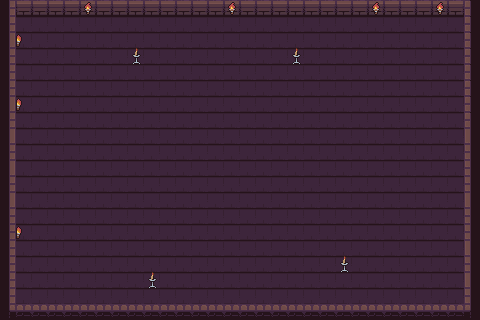

Rendered tile map (Tiled .tmx) drawn with the repository's tilesets; below, a short description and the full map source, tile grids included:
An orthogonal 30x20 tile map with 16x16 px tiles, 3 tile layers (floor, walls, obstacles).

<map version="1.10" tiledversion="1.11.0" orientation="orthogonal" renderorder="right-down" width="30" height="20" tilewidth="16" tileheight="16" infinite="0" nextlayerid="6" nextobjectid="11">
 <tileset firstgid="1" name="Dungeon_Tileset" tilewidth="16" tileheight="16" tilecount="100" columns="10">
  <image source="../character and tileset/Dungeon_Tileset.png" width="160" height="160" />
 </tileset>
 <layer id="1" name="floor" width="30" height="20">
  <data encoding="csv">
0,0,0,0,0,0,0,0,0,0,0,0,0,0,0,0,0,0,0,0,0,0,0,0,0,0,0,0,0,0,
0,13,13,13,13,13,13,13,13,13,13,13,13,13,13,13,13,13,13,13,13,13,13,13,13,13,13,13,13,0,
0,13,13,13,13,13,13,13,13,13,13,13,13,13,13,13,13,13,13,13,13,13,13,13,13,13,13,13,13,0,
0,13,13,13,13,13,13,13,13,13,13,13,13,13,13,13,13,13,13,13,13,13,13,13,13,13,13,13,13,0,
0,13,13,13,13,13,13,13,13,13,13,13,13,13,13,13,13,13,13,13,13,13,13,13,13,13,13,13,13,0,
0,13,13,13,13,13,13,13,13,13,13,13,13,13,13,13,13,13,13,13,13,13,13,13,13,13,13,13,13,0,
0,13,13,13,13,13,13,13,13,13,13,13,13,13,13,13,13,13,13,13,13,13,13,13,13,13,13,13,13,0,
0,13,13,13,13,13,13,13,13,13,13,13,13,13,13,13,13,13,13,13,13,13,13,13,13,13,13,13,13,0,
0,13,13,13,13,13,13,13,13,13,13,13,13,13,13,13,13,13,13,13,13,13,13,13,13,13,13,13,13,0,
0,13,13,13,13,13,13,13,13,13,13,13,13,13,13,13,13,13,13,13,13,13,13,13,13,13,13,13,13,0,
0,13,13,13,13,13,13,13,13,13,13,13,13,13,13,13,13,13,13,13,13,13,13,13,13,13,13,13,13,0,
0,13,13,13,13,13,13,13,13,13,13,13,13,13,13,13,13,13,13,13,13,13,13,13,13,13,13,13,13,0,
0,13,13,13,13,13,13,13,13,13,13,13,13,13,13,13,13,13,13,13,13,13,13,13,13,13,13,13,13,0,
0,13,13,13,13,13,13,13,13,13,13,13,13,13,13,13,13,13,13,13,13,13,13,13,13,13,13,13,13,0,
0,13,13,13,13,13,13,13,13,13,13,13,13,13,13,13,13,13,13,13,13,13,13,13,13,13,13,13,13,0,
0,13,13,13,13,13,13,13,13,13,13,13,13,13,13,13,13,13,13,13,13,13,13,13,13,13,13,13,13,0,
0,13,13,13,13,13,13,13,13,13,13,13,13,13,13,13,13,13,13,13,13,13,13,13,13,13,13,13,13,0,
0,13,13,13,13,13,13,13,13,13,13,13,13,13,13,13,13,13,13,13,13,13,13,13,13,13,13,13,13,0,
0,13,13,13,13,13,13,13,13,13,13,13,13,13,13,13,13,13,13,13,13,13,13,13,13,13,13,13,13,0,
0,0,0,0,0,0,0,0,0,0,0,0,0,0,0,0,0,0,0,0,0,0,0,0,0,0,0,0,0,0
</data>
 </layer>
 <layer id="3" name="walls" width="30" height="20">
  <data encoding="csv">
21,2,2,2,2,2,2,2,2,2,2,2,2,2,2,2,2,2,2,2,2,2,2,2,2,2,2,2,2,6,
21,0,0,0,0,0,0,0,0,0,0,0,0,0,0,0,0,0,0,0,0,0,0,0,0,0,0,0,0,6,
31,0,0,0,0,0,0,0,0,0,0,0,0,0,0,0,0,0,0,0,0,0,0,0,0,0,0,0,0,6,
21,0,0,0,0,0,0,0,0,0,0,0,0,0,0,0,0,0,0,0,0,0,0,0,0,0,0,0,0,6,
21,0,0,0,0,0,0,0,0,0,0,0,0,0,0,0,0,0,0,0,0,0,0,0,0,0,0,0,0,6,
21,0,0,0,0,0,0,0,0,0,0,0,0,0,0,0,0,0,0,0,0,0,0,0,0,0,0,0,0,6,
31,0,0,0,0,0,0,0,0,0,0,0,0,0,0,0,0,0,0,0,0,0,0,0,0,0,0,0,0,6,
21,0,0,0,0,0,0,0,0,0,0,0,0,0,0,0,0,0,0,0,0,0,0,0,0,0,0,0,0,6,
31,0,0,0,0,0,0,0,0,0,0,0,0,0,0,0,0,0,0,0,0,0,0,0,0,0,0,0,0,36,
21,0,0,0,0,0,0,0,0,0,0,0,0,0,0,0,0,0,0,0,0,0,0,0,0,0,0,0,0,26,
31,0,0,0,0,0,0,0,0,0,0,0,0,0,0,0,0,0,0,0,0,0,0,0,0,0,0,0,0,26,
21,0,0,0,0,0,0,0,0,0,0,0,0,0,0,0,0,0,0,0,0,0,0,0,0,0,0,0,0,26,
31,0,0,0,0,0,0,0,0,0,0,0,0,0,0,0,0,0,0,0,0,0,0,0,0,0,0,0,0,36,
21,0,0,0,0,0,0,0,0,0,0,0,0,0,0,0,0,0,0,0,0,0,0,0,0,0,0,0,0,26,
21,0,0,0,0,0,0,0,0,0,0,0,0,0,0,0,0,0,0,0,0,0,0,0,0,0,0,0,0,26,
21,0,0,0,0,0,0,0,0,0,0,0,0,0,0,0,0,0,0,0,0,0,0,0,0,0,0,0,0,36,
21,0,0,0,0,0,0,0,0,0,0,0,0,0,0,0,0,0,0,0,0,0,0,0,0,0,0,0,0,26,
21,0,0,0,0,0,0,0,0,0,0,0,0,0,0,0,0,0,0,0,0,0,0,0,0,0,0,0,0,36,
21,0,0,0,0,0,0,0,0,0,0,0,0,0,0,0,0,0,0,0,0,0,0,0,0,0,0,0,0,26,
41,44,44,44,44,44,44,44,44,44,44,44,44,44,44,44,44,44,44,44,44,44,44,44,44,44,44,44,44,46
</data>
 </layer>
 <layer id="5" name="obstacles" width="30" height="20">
  <data encoding="csv">
0,0,0,0,0,91,0,0,0,0,0,0,0,0,91,0,0,0,0,0,0,0,0,91,0,0,0,91,0,0,
0,0,0,0,0,0,0,0,0,0,0,0,0,0,0,0,0,0,0,0,0,0,0,0,0,0,0,0,0,0,
0,92,0,0,0,0,0,0,0,0,0,0,0,0,0,0,0,0,0,0,0,0,0,0,0,0,0,0,0,0,
0,0,0,0,0,0,0,0,94,0,0,0,0,0,0,0,0,0,94,0,0,0,0,0,0,0,0,0,0,0,
0,0,0,0,0,0,0,0,0,0,0,0,0,0,0,0,0,0,0,0,0,0,0,0,0,0,0,0,0,0,
0,0,0,0,0,0,0,0,0,0,0,0,0,0,0,0,0,0,0,0,0,0,0,0,0,0,0,0,0,0,
0,92,0,0,0,0,0,0,0,0,0,0,0,0,0,0,0,0,0,0,0,0,0,0,0,0,0,0,0,0,
0,0,0,0,0,0,0,0,0,0,0,0,0,0,0,0,0,0,0,0,0,0,0,0,0,0,0,0,0,0,
0,0,0,0,0,0,0,0,0,0,0,0,0,0,0,0,0,0,0,0,0,0,0,0,0,0,0,0,0,0,
0,0,0,0,0,0,0,0,0,0,0,0,0,0,0,0,0,0,0,0,0,0,0,0,0,0,0,0,0,0,
0,0,0,0,0,0,0,0,0,0,0,0,0,0,0,0,0,0,0,0,0,0,0,0,0,0,0,0,0,0,
0,0,0,0,0,0,0,0,0,0,0,0,0,0,0,0,0,0,0,0,0,0,0,0,0,0,0,0,0,0,
0,0,0,0,0,0,0,0,0,0,0,0,0,0,0,0,0,0,0,0,0,0,0,0,0,0,0,0,0,0,
0,0,0,0,0,0,0,0,0,0,0,0,0,0,0,0,0,0,0,0,0,0,0,0,0,0,0,0,0,0,
0,92,0,0,0,0,0,0,0,0,0,0,0,0,0,0,0,0,0,0,0,0,0,0,0,0,0,0,0,0,
0,0,0,0,0,0,0,0,0,0,0,0,0,0,0,0,0,0,0,0,0,0,0,0,0,0,0,0,0,0,
0,0,0,0,0,0,0,0,0,0,0,0,0,0,0,0,0,0,0,0,0,94,0,0,0,0,0,0,0,0,
0,0,0,0,0,0,0,0,0,94,0,0,0,0,0,0,0,0,0,0,0,0,0,0,0,0,0,0,0,0,
0,0,0,0,0,0,0,0,0,0,0,0,0,0,0,0,0,0,0,0,0,0,0,0,0,0,0,0,0,0,
0,0,0,0,0,0,0,0,0,0,0,0,0,0,0,0,0,0,0,0,0,0,0,0,0,0,0,0,0,0
</data>
 </layer>
</map>
